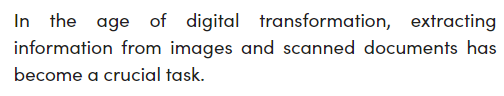
#> input picture pytesseract/image.png, 504 x 96 px
$ jupyter execute --allow-errors main.ipynb
#> lines starting #> are read from the running program, lines starting #| are printed output that depends on the picture
[cell 1]
from PIL import Image, ImageFilter, ImageEnhance
import pytesseract

[cell 2]
# Load an image
img = Image.open('image.png')
#> img is the input picture: PIL image 504x96 RGBA; mean R, G, B, A 238.9, 238.8, 238.9, 255

# Extract text from image
#> (the rest of this cell did not finish here and is left out)

[cell 3]
img = Image.open('Noisy_image.jpg')
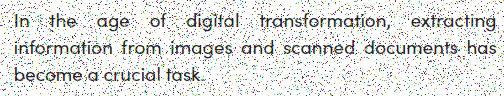
#> input picture pytesseract/Noisy_image.jpg, 504 x 96 px
#> img is the input picture: PIL image 504x96 RGB; mean R, G, B 221.4, 223, 220.4

img = img.convert('L')
#> img: PIL image 504x96 L

img = img.filter(ImageFilter.MedianFilter())
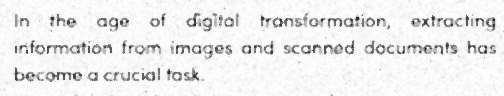
#> img: PIL image 504x96 L; min 32, max 255, mean 236

enhancer = ImageEnhance.Contrast(img)
img = enhancer.enhance(2)
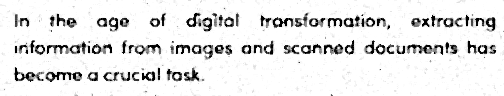
#> img: PIL image 504x96 L; min 0, max 255, mean 231

#> (the rest of this cell did not finish here and is left out)

[cell 4]
img = Image.open('hq720.jpg')
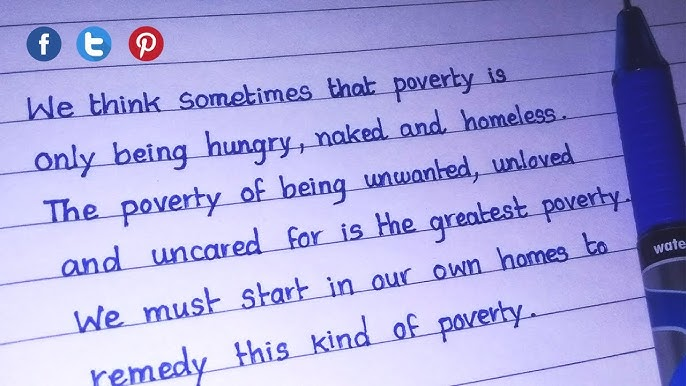
#> input picture pytesseract/hq720.jpg, 686 x 386 px
#> img is the input picture: PIL image 686x386 RGB; mean R, G, B 169.4, 166.5, 220.9

img_gray = img.convert('L')
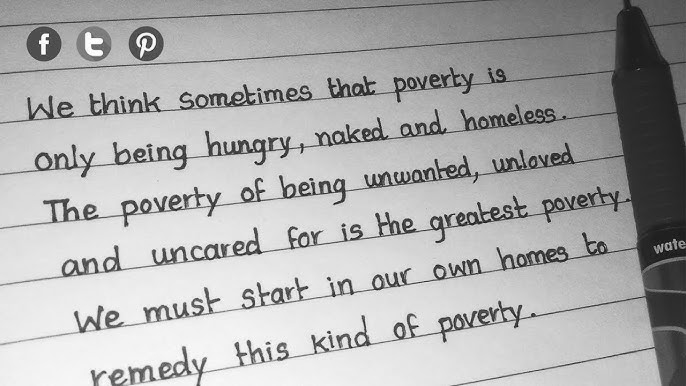
#> img_gray: PIL image 686x386 L; min 5, max 255, mean 173.6

img_filtered = img_gray.filter(ImageFilter.MedianFilter(size=3))
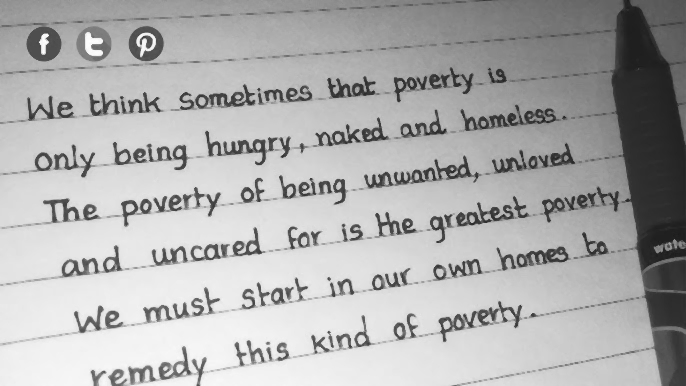
#> img_filtered: PIL image 686x386 L; min 27, max 253, mean 174.3

enhancer = ImageEnhance.Contrast(img_filtered)
img_enhanced = enhancer.enhance(2.0)
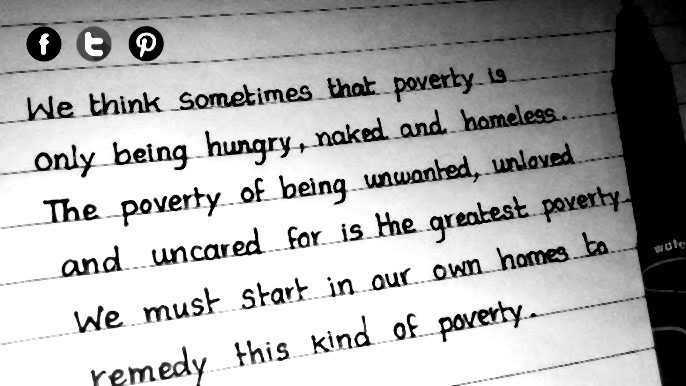
#> img_enhanced: PIL image 686x386 L; min 0, max 255, mean 173

custom_config = r'--oem 3 --psm 6'
#> (the rest of this cell did not finish here and is left out)
